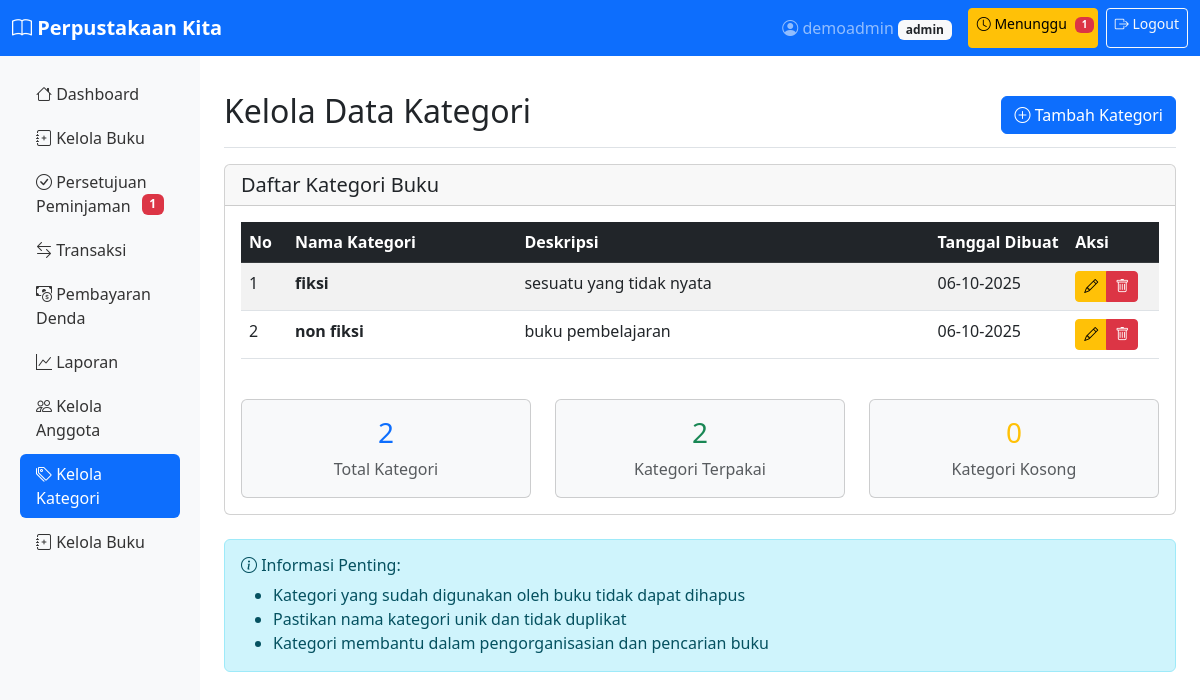
/kategori.php (signed in), run on the app's committed database.
### tables this page shows
CREATE TABLE IF NOT EXISTS `kategori` (
  `id` int NOT NULL AUTO_INCREMENT,
  `nama_kategori` varchar(50) NOT NULL,
  `deskripsi` text,
  `created_at` timestamp NULL DEFAULT CURRENT_TIMESTAMP,
  PRIMARY KEY (`id`)
);

### functions.php (called while the page is built, shortened)
<?php
function formatDate($date) {
    return date('d-m-Y', strtotime($date));
}
?>

### kategori.php (the view, shortened to what this page needs)
<?php
require_once 'functions.php';
$conn = getKoneksi();
$kategori_query = "SELECT * FROM kategori ORDER BY nama_kategori";
$kategori_result = mysqli_query($conn, $kategori_query);
$kategori = [];
if ($kategori_result) {
    $kategori = mysqli_fetch_all($kategori_result, MYSQLI_ASSOC);
}
include 'header.php';
?>
<div class="d-flex justify-content-between flex-wrap flex-md-nowrap align-items-center pt-3 pb-2 mb-3 border-bottom">
    <h1 class="h2">Kelola Data Kategori</h1>
    <button type="button" class="btn btn-primary" data-bs-toggle="modal" data-bs-target="#tambahKategoriModal">
        <i class="bi bi-plus-circle"></i> Tambah Kategori
    </button>
</div>
<div class="card">
    <div class="card-header">
        <h5 class="card-title mb-0">Daftar Kategori Buku</h5>
    </div>
    <div class="card-body">
        <?php if (empty($kategori)): ?>
        <div class="text-center py-4">
            <i class="bi bi-tags" style="font-size: 3rem; color: #6c757d;"></i>
            <p class="text-muted mt-3">Belum ada data kategori</p>
            <p class="text-muted">Klik tombol "Tambah Kategori" untuk menambahkan kategori pertama</p>
        </div>
        <?php else: ?>
        <div class="table-responsive">
            <table class="table table-striped table-hover">
                <thead class="table-dark">
                    <tr>
                        <th width="5%">No</th>
                        <th width="25%">Nama Kategori</th>
                        <th width="45%">Deskripsi</th>
                        <th width="15%">Tanggal Dibuat</th>
                        <th width="10%">Aksi</th>
                    </tr>
                </thead>
                <tbody>
                    <?php foreach ($kategori as $index => $k): ?>
                    <tr>
                        <td><?php echo $index + 1; ?></td>
                        <td>
                            <strong><?php echo htmlspecialchars($k['nama_kategori']); ?></strong>
                        </td>
                        <td>
                            <?php if (!empty($k['deskripsi'])): ?>
                            <?php echo htmlspecialchars($k['deskripsi']); ?>
                            <?php else: ?>
                            <span class="text-muted">-</span>
                            <?php endif; ?>
                        </td>
                        <td><?php echo formatDate($k['created_at']); ?></td>
                        <td>
                            <div class="btn-group btn-group-sm" role="group">
                                <button type="button" class="btn btn-warning" data-bs-toggle="modal" data-bs-target="#editKategoriModal<?php echo $k['id']; ?>" title="Edit">
                                    <i class="bi bi-pencil"></i>
                                </button>
                                <a href="kelola_kategori.php?hapus=<?php echo $k['id']; ?>" class="btn btn-danger" onclick="return confirm('Yakin ingin menghapus kategori <?php echo htmlspecialchars(addslashes($k['nama_kategori'])); ?>?')" title="Hapus">
                                    <i class="bi bi-trash"></i>
                                </a>
                            </div>
                        </td>
                    </tr>
                    <?php endforeach; ?>
                </tbody>
            </table>
        </div>
        <div class="row mt-4">
            <div class="col-md-4">
                <div class="card bg-light">
                    <div class="card-body text-center">
                        <h3 class="text-primary"><?php echo count($kategori); ?></h3>
                        <p class="text-muted mb-0">Total Kategori</p>
                    </div>
                </div>
            </div>
            <div class="col-md-4">
                <div class="card bg-light">
                    <div class="card-body text-center">
                        <h3 class="text-success">
                            <?php
                            $used_categories_sql = "SELECT COUNT(DISTINCT kategori_id) as total FROM buku WHERE kategori_id IS NOT NULL";
                            $used_categories_result = mysqli_query($conn, $used_categories_sql);
                            $used_categories = mysqli_fetch_assoc($used_categories_result);
                            echo $used_categories['total'] ?? 0;
                            ?>
                        </h3>
                        <p class="text-muted mb-0">Kategori Terpakai</p>
                    </div>
                </div>
            </div>
            <div class="col-md-4">
                <div class="card bg-light">
                    <div class="card-body text-center">
                        <h3 class="text-warning">
                            <?php
                            $empty_categories_sql = "SELECT COUNT(*) as total FROM kategori k LEFT JOIN buku b ON k.id = b.kategori_id WHERE b.kategori_id IS NULL";
                            $empty_categories_result = mysqli_query($conn, $empty_categories_sql);
                            $empty_categories = mysqli_fetch_assoc($empty_categories_result);
                            echo $empty_categories['total'] ?? 0;
                            ?>
                        </h3>
                        <p class="text-muted mb-0">Kategori Kosong</p>
                    </div>
                </div>
            </div>
        </div>
        <?php endif; ?>
    </div>
</div>
<div class="alert alert-info mt-4">
    <h6><i class="bi bi-info-circle"></i> Informasi Penting:</h6>
    <ul class="mb-0">
        <li>Kategori yang sudah digunakan oleh buku tidak dapat dihapus</li>
        <li>Pastikan nama kategori unik dan tidak duplikat</li>
        <li>Kategori membantu dalam pengorganisasian dan pencarian buku</li>
    </ul>
</div>
<?php
include 'footer.php';
?>

### data on the page
kategori: nama_kategori "fiksi", deskripsi "sesuatu yang tidak nyata", created_at "06-10-2025"
kategori: nama_kategori "non fiksi", deskripsi "buku pembelajaran", created_at "06-10-2025"

### other printed values
$_SESSION['nama'] "demoadmin"
$_SESSION['role'] "admin"
$jumlah_menunggu "1"
count($kategori) "2"
$used_categories['total'] "2"
$empty_categories['total'] "0"
